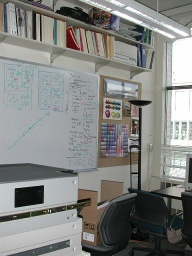
#> input picture data/grail/grail00.jpg, 192 x 256 px
$ python read_focal_length.py ../data/grail
#> lines starting #> are read from the running program, lines starting #| are printed output that depends on the picture
import exifread
import os
import csv
import cv2
import sys


def is_image_file(file_name):
    ext = file_name.split('.')[-1]
    return ext.lower() in ['jpg', 'jpeg', 'png', 'bmp', 'gif']


def read_focal_length_from_img(img_name):
    with open(img_name, 'rb') as f:
        tags = exifread.process_file(f)
        focal_length = tags.get('EXIF FocalLength')
        if focal_length:
            frac_f = focal_length.values[0].num / focal_length.values[0].den
            frac_f *= 120
            print(f'focal = {frac_f}')
            return int(frac_f)
        else:
            return int(1000)
            # raise ValueError("Focal length is not found in the image metadata.")


def read_focal_length_from_txt(txt_name):
    with open(txt_name, 'r') as f:
        lines = f.readlines()
        focal_lengths = []
        for i in range(11, len(lines), 13):
            focal_length = float(lines[i].split('\n')[0])
            focal_lengths.append(focal_length)
    return focal_lengths


def create_focal_length_csv(img_dir, img_out_dir):

    csv_name = 'focal_length.csv'
    columns = ['filename', 'focal_length']
    img_names = sorted([f for f in os.listdir(img_dir) if is_image_file(f)])

    with open(os.path.join(img_out_dir, csv_name), 'w') as f:
        writer = csv.writer(f)
        writer.writerow(columns)
        # if pano.txt exists, read from pano.txt

        if os.path.exists(os.path.join(img_dir, 'pano.txt')):
            focal_lengths = read_focal_length_from_txt(os.path.join(img_dir, 'pano.txt'))
            for img_name, focal_length in zip(img_names, focal_lengths):
                writer.writerow([img_name, focal_length])
        else:
            for img_name in img_names:
                focal_length = read_focal_length_from_img(os.path.join(img_dir, img_name))
                writer.writerow([img_name, focal_length])


def resize_image(img_dir, resized_img_dir, scale=0.3):
#> called with img_dir = '../data/grail', resized_img_dir = '../data/grail/../grail_resized', scale = 0.5
    if not os.path.exists(resized_img_dir):
        os.makedirs(resized_img_dir)
    for img_name in os.listdir(img_dir):
        if not is_image_file(img_name):
            continue
        img = cv2.imread(os.path.join(img_dir, img_name))
#> img is the input picture: shape (256, 192, 3); mean B, G, R 129.1, 131.8, 130.7
        img = cv2.resize(img, (0, 0), fx=scale, fy=scale)
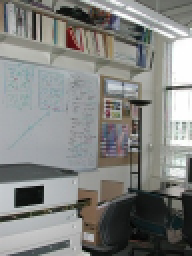
#> img: shape (128, 96, 3) (shown 2 times larger); mean B, G, R 129.2, 131.9, 130.9
        cv2.imwrite(os.path.join(resized_img_dir, img_name), img)
#> pass 2 of the loop in resize_image, `for img_name in os.listdir(img_dir):`:
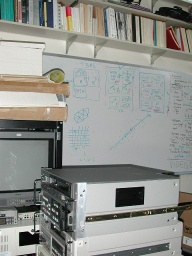
#> input picture data/grail/grail01.jpg, 192 x 256 px
#> in resize_image, img is the input picture: shape (256, 192, 3); mean B, G, R 139.5, 144.5, 143.3
#> in resize_image, `img = cv2.resize(img, (0, 0), fx=scale, fy=scale)`:
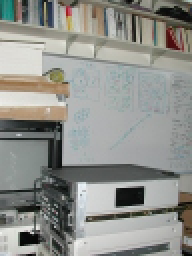
#> img: shape (128, 96, 3) (shown 2 times larger); mean B, G, R 139.6, 144.6, 143.4


if __name__ == "__main__":
    img_dir = sys.argv[1]
    print(f'Processing images in {img_dir}')
    dataset_name = os.path.basename(img_dir)

    img_out_dir = os.path.join(img_dir, f'../{dataset_name}_resized')
    resize_image(img_dir, img_out_dir, 0.5)
    create_focal_length_csv(img_dir, img_out_dir)
#> (the call stopped at in read_focal_length_from_img, `tags = exifread.process_file(f)`: exifread is not available in this run)
